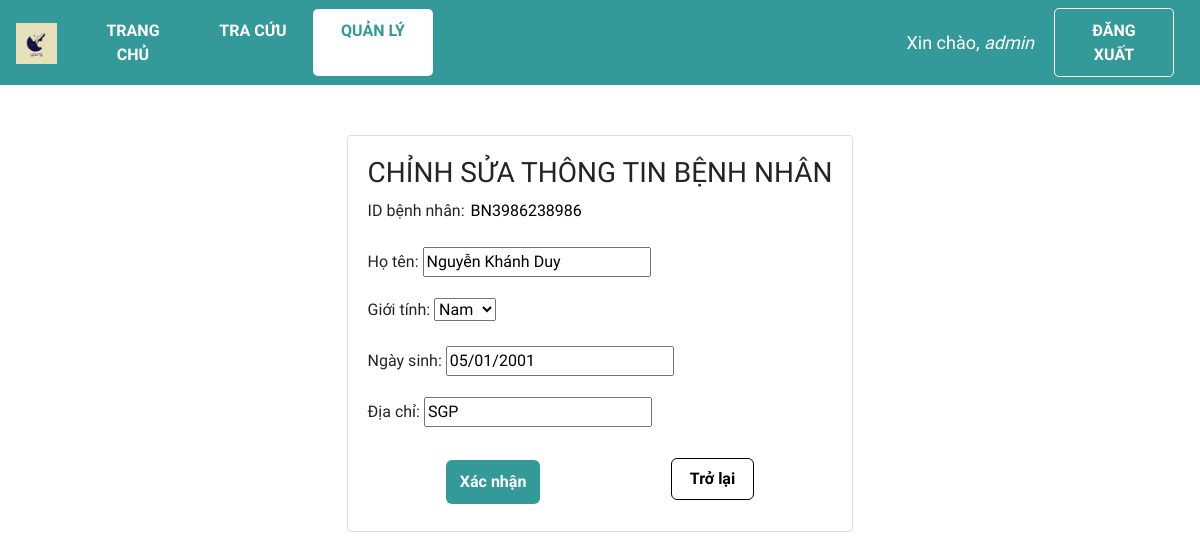
Page /sua_bn/BN3986238986 (signed in) on the committed database.
### web_core/models.py (models this page shows, shortened)
class BENHNHAN(models.Model):
    GIOITINH = (
        ('Nam','Nam'),
        ('Nữ','Nữ'),
    )
    id = ShortUUIDField(
        verbose_name = 'ID bệnh nhân',
        length=10,
        max_length=40,
        prefix="BN",
        alphabet="0123456789",
        primary_key=True)
    ho_ten = models.CharField('Họ tên', max_length = 100)
    gioi_tinh = models.CharField('Giới tính', max_length = 3, choices = GIOITINH)
    ngay_sinh = models.DateField('Ngày sinh', default = '01/01/1990', null=True)
    dia_chi = models.CharField('Địa chỉ', max_length = 255, null = True)

### web_core/decorators.py (the view)
    def wrapper_function(request, *args, **kwargs):
        group = None
        if request.user.groups.exists():
            group = request.user.groups.all()[0].name
        print(group)
        if group == 'customer':
            return redirect('quanli_dskb')
        if group == 'admin':
            return view_func(request, *args, **kwargs)

### web_core/forms.py (shortened to what this page needs)
class benhnhan_form(ModelForm):
    ngay_sinh = DateField(
        label='Ngày sinh',
        widget=DateInput(format="%d/%m/%Y"),
        input_formats=['%d/%m/%Y']
    )
    class Meta:
        model = BENHNHAN
        fields = '__all__'
        widgets = {
            'ngay_sinh': DateInput(format="%d/%m/%Y"),
        }

### web_core/views.py (called while the page is built)
@admin_only
def edit_benhnhan(request, id):
    benhnhan = BENHNHAN.objects.get(id=id)
    form = benhnhan_form(instance=benhnhan)
    if request.method == 'POST':
        form = benhnhan_form(request.POST, instance=benhnhan)
        if form.is_valid():
            form.save()
            return redirect('/dsbn')
    context = {'form':form}
    return render(request,'web_core/edit_benhnhan.html', context)

### web_core/templates/web_core/edit_benhnhan.html (shortened to what this page needs)
{% extends 'web_core/main.html' %}
{% block content %}
<div class="d-flex justify-content-center h-100" style="margin-top:50px;">
    <div class="user_card">
        <div class="d-flex justify-content-center form_container">
            <div class="card card-body">
                <h3 id="form-title" style="text-align: center;">CHỈNH SỬA THÔNG TIN BỆNH NHÂN</h3>
                <form action="" method="post">
                    {{form.as_p}}
                    <div class="btn form-btn">
                        <input type="submit" value="Xác nhận">
                        <a class='btn back-btn' href="{% url 'quanli_dsbn' %}">Trở lại</a>
                    </div>
                </form>
            </div>
        </div>
    </div>
</div>
{% endblock %}

### web_core/templates/web_core/navbar.html (shortened to what this page needs)
{% load static %}
<nav class="navbar navbar-expand-lg my-navbar">
    <a href="{% url 'home' %}">
        <img class="navbar-brand" alt="logo-brand" src="{% static 'images/favicon.png' %}" height="50"
            style="padding-bottom: 0.25rem" />
    </a>
    <div class="collapse navbar-collapse" id="navbarNavAltMarkup">
        {% with request.resolver_match.url_name as url_name %}
        <div class="navbar-nav">
            <a class="nav-item nav-link my-nav-item {% if url_name == 'home' %}my-nav-active{% endif %}"
                href="{% url 'home' %}">Trang chủ</a>
            <a class="nav-item nav-link my-nav-item {% if url_name == 'lsk_guest' %}my-nav-active{% endif %}"
                href="{% url 'lsk_guest' %}">Tra cứu</a>
            <a class="nav-item nav-link my-nav-item {% if 'quanli' in url_name %}my-nav-active{% endif %}"
                href="{% url 'quanli_dskb' %}">Quản lý</a>
        </div>
        {% endwith %}
    </div>
    {% with request.resolver_match.url_name as url_name %}
    {% if request.user.is_authenticated %}
    <span class="hello-msg">Xin chào, <span> {{request.user}} </span></span>
    <a class="nav-item nav-link my-nav-item my-btn" href="{% url 'logout' %}">Đăng xuất</a>
    {% else %}
    <a class="nav-item nav-link my-nav-item my-btn {% if url_name == 'login' %}my-nav-active{% endif %}"
        href="{% url 'login' %}">Đăng nhập</a>
    {% endif %}
    {% endwith %}
</nav>

### web_core/static/css/main.css (style rules this page uses)
* { font-family: 'Baloo 2', cursive; }
html, body { margin: 0; padding: 0; height: 100%; overflow-x: hidden; }

### web_core/templates/web_core/navbar.html (style rules this page uses)
.my-navbar { color: #fff; background-color: #399; }
.my-nav-item { color: #fff; font-weight: bold; padding: 0.6rem 1rem !important; text-transform: uppercase; border-radius: 5px; width: 120px; text-align: center; }
.my-nav-active, .my-nav-active:hover { color: #399; background-color: #fff; }
.my-btn { border: 1px solid #fff; margin-right: 10px; }
.hello-msg { font-size: 18px; color: #fff; margin-right: 20px; }
.hello-msg>span { font-style: italic; }

### web_core/templates/web_core/edit_benhnhan.html (style rules this page uses)
#id_id { border: 0; }
input[type=submit] { font-weight: bold; background-color: #399; border-radius: 6px; border-width: 0px; color: white; padding: 10px 14px; margin: auto; margin-top: 5px; }
.btn.back-btn { font-weight: bold; background-color: white; border-color: black; border-radius: 6px; border-width: 1px; color: black; padding: 8px 18px; margin: auto; right: 0; }
.btn.form-btn { display: flex; justify-content: center; }

### rows in the picture
BENHNHAN: id "BN3986238986", ho_ten "Nguyễn Khánh Duy", gioi_tinh "Nam", ngay_sinh "05/01/2001", dia_chi "SGP"

### other values in the picture
{{ request.user }} "admin"
